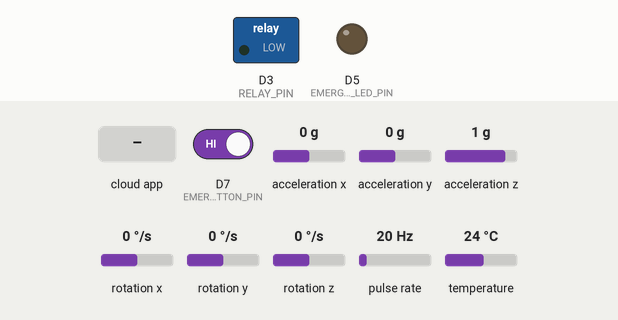
Recording of a sketch running on a simulated ESP8266 (NodeMCU). Parts: switched loads named in the sketch (green lamp = pin HIGH), output pins drawn as LEDs (lit = HIGH). Wiring (inferred from the names in the program): pulse sensor: data D6. The inputs (shaded band) are chosen by the test bench; at power-on: acceleration x 0 g, D7 (EMERGENCY_BUTTON_PIN) HIGH, pulse rate 20 Hz, acceleration y 0 g, acceleration z 1 g, rotation x 0 °/s, rotation y 0 °/s, rotation z 0 °/s, temperature 24 °C. WiFi joins after 1.5 s; servers stay silent unless stated; the Firebase database answers and starts empty; what the sketch prints to the serial monitor is not drawn.

Above: at 3.8 s.
3.9 s: acceleration x set to -0.3 g
At 14.1 s:
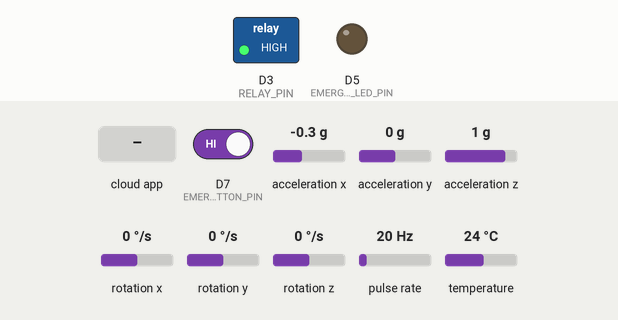
14.4 s: D7 (EMERGENCY_BUTTON_PIN) driven LOW
At 18.76 s:
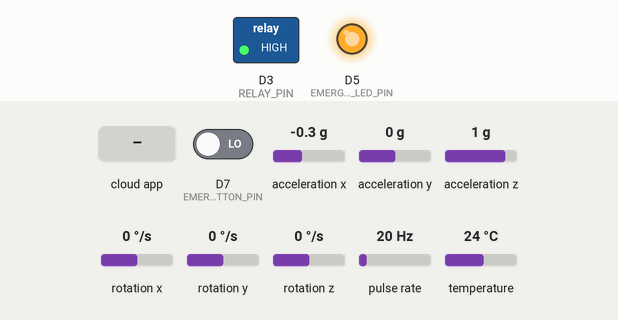
At 20.0 s:
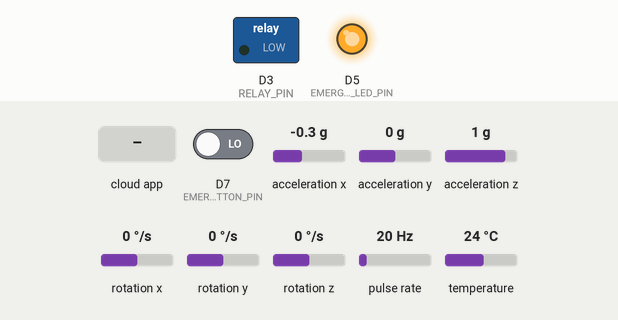
20.4 s: pulse rate (sensor on D6) set to 23 Hz
30.9 s: pulse rate (sensor on D6) set to 29 Hz
32.8 s: the phone or cloud app sets consumerCalibration to 25
At 43.1 s:
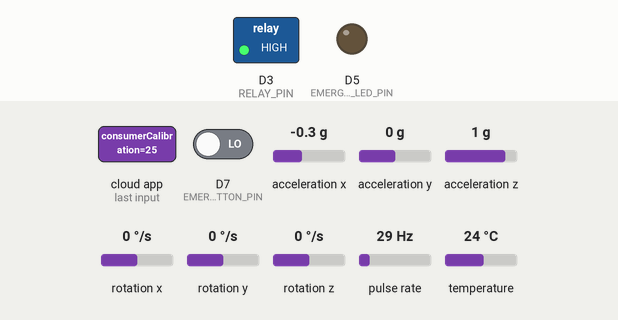
43.3 s: D7 (EMERGENCY_BUTTON_PIN) driven HIGH
Timing chart, 0 to 45.8 s (numbered marks = the images above; inputs shaded):
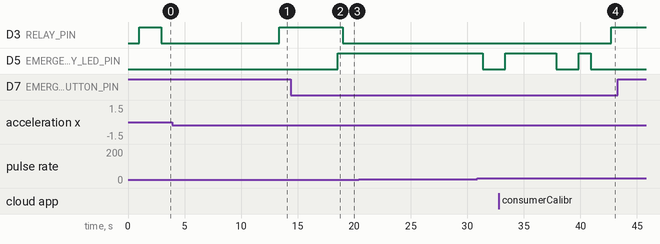

The sketch:

consumer_ramesh_esp8266.ino
```cpp
// ================================================
// BGI Smart Water Grid — Consumer Ramesh (ESP8266)
// DUAL MODE (Internet/Firebase + USB Serial)
// ================================================
#include "env.h"
#include <Adafruit_MPU6050.h>
#include <Adafruit_Sensor.h>
#include <ESP8266WiFi.h>
#include <Firebase_ESP_Client.h>
#include <WiFiManager.h>
#include <Wire.h>
#include <SoftwareSerial.h>
#include "addons/RTDBHelper.h"
#include "addons/TokenHelper.h"

// ========================= NODE LINK (UART Bridge) =========================
SoftwareSerial NodeLink(D5, D4); // RX, TX

// ========================= FIREBASE =========================
FirebaseData fbdo;
FirebaseAuth auth;
FirebaseConfig config;
bool firebaseConnected = false;

// ========================= TIMING =========================
unsigned long sendDataPrevMillis   = 0;
unsigned long sendFlowPrevMillis   = 0;
unsigned long lastControlCheckMs   = 0;

// ========================= MPU6050 =========================
Adafruit_MPU6050 mpu;
bool mpuInitialized = false;
unsigned long lastTamperTime = 0;
float baseAccelX = 0, baseAccelY = 0, baseAccelZ = 0;
float tamperThreshold = 0.5;
float shockThreshold = 1;
unsigned long theftWarningDelayMs = 5000;
float minFlowThreshold = 0.001;

// ========================= HARDWARE PINS =========================
#define RELAY_PIN D3
#define RELAY_ON LOW
#define RELAY_OFF HIGH
#define EMERGENCY_BUTTON_PIN D7
#define FLOW_SENSOR_PIN D6
#define EMERGENCY_LED_PIN D5

// ========================= STATE =========================
bool  emergencyActive  = false;
bool  tamperDetected   = false;
bool  currentValveState = false;
float flowRate         = 0.0;
float totalLitres      = 0.0;
float emergencyLitres  = 0.0;
float emergencyValue   = 0.0;
float emergencyQuotaLitres = 0.050;
unsigned long lastFlowCalc = 0;
unsigned long lastValveActionTime = 0;
float flowCalibration  = 98.0;

// ========================= THEFT CANDIDATE =========================
bool theftCandidate = false;
unsigned long zeroFlowStartTime = 0;
bool emergencyChangedLocally = false;

// ========================= ALERT LOGGER =========================
void logAlert(const char* node, const char* type, const char* msg) {
  if (firebaseConnected && Firebase.ready()) {
    FirebaseJson json;
    json.add("node", node);
    json.add("type", type);
    json.add("msg", msg);
    json.set("timestamp/.sv", "timestamp");
    Firebase.RTDB.pushJSON(&fbdo, F("alertLogs"), &json);
  }
}

// ========================= EMERGENCY CONTROL =========================
void setEmergency(bool state, const char* source) {
  if (emergencyActive == state) return;
  emergencyActive = state;
  Serial.printf("SOS EMERGENCY [%s]: %s (Quota: %.0f ml)\n", source, emergencyActive ? "ON" : "OFF", emergencyQuotaLitres * 1000);

  if (emergencyActive) {
    emergencyValue = emergencyQuotaLitres;
    emergencyLitres = 0.0;
  } else {
    if (firebaseConnected && Firebase.ready()) {
      FirebaseJson log;
      log.add("nodeId", "consumer_node");
      log.add("event", "SOS_OVERRIDE");
      log.add("source", source);
      log.add("litresUsed", emergencyLitres);
      log.add("quotaMl", (int)(emergencyQuotaLitres * 1000));
      log.set("timestamp/.sv", "timestamp");
      Firebase.Firestore.createDocument(&fbdo, FIREBASE_PROJECT_ID, "", "emergencyLogs", log.raw());
    }
  }

  if (firebaseConnected && Firebase.ready()) {
    Firebase.RTDB.setBool(&fbdo, F("sensorData/consumer_node/emergencyActive"), emergencyActive);
    Firebase.RTDB.setFloat(&fbdo, F("sensorData/consumer_node/emergencyValue"), emergencyValue);
    Firebase.RTDB.setString(&fbdo, F("sensorData/consumer_node/emergencySource"), source);
  }
  digitalWrite(EMERGENCY_LED_PIN, emergencyActive ? HIGH : LOW);
  logAlert("Ramesh", "EMERGENCY", emergencyActive ? "Emergency ENABLED" : "Emergency DISABLED");
}

void toggleEmergency(const char* source) {
  setEmergency(!emergencyActive, source);
}

// ========================= FLOW ISR =========================
volatile unsigned long pulseCount = 0;
void ICACHE_RAM_ATTR flowPulseISR() {
  pulseCount++;
}

// ========================= SETUP =========================
void setup() {
  Serial.begin(115200);
  delay(1000);
  Serial.println(F("\n== Consumer Node Ramesh Starting (Dual Mode) =="));

  pinMode(RELAY_PIN, OUTPUT);
  digitalWrite(RELAY_PIN, RELAY_OFF);
  currentValveState = false;

  pinMode(FLOW_SENSOR_PIN, INPUT_PULLUP);
  attachInterrupt(digitalPinToInterrupt(FLOW_SENSOR_PIN), flowPulseISR, RISING);

  pinMode(EMERGENCY_BUTTON_PIN, INPUT_PULLUP);
  pinMode(EMERGENCY_LED_PIN, OUTPUT);
  digitalWrite(EMERGENCY_LED_PIN, LOW);

  NodeLink.begin(9600);

  // MPU6050
  Wire.begin(D2, D1);
  if (!mpu.begin()) {
    Serial.println(F("MPU6050 not found!"));
  } else {
    Serial.println(F("MPU6050 OK"));
    mpuInitialized = true;
    sensors_event_t a, g, temp;
    mpu.getEvent(&a, &g, &temp);
    baseAccelX = a.acceleration.x;
    baseAccelY = a.acceleration.y;
    baseAccelZ = a.acceleration.z;
  }

  WiFiManager wm;
  wm.setConfigPortalTimeout(30); // 30 sec timeout so we can boot offline if no wifi
  if (!wm.autoConnect("JalBoard_Ramesh_AP")) {
    Serial.println(F("WiFi config timeout. Booting in offline/USB mode."));
  } else {
    Serial.println(F("WiFi Connected!"));
    config.api_key = API_KEY;
    config.database_url = DATABASE_URL;
    if (Firebase.signUp(&config, &auth, "", "")) {
      Serial.println(F("Sign-up Success"));
      firebaseConnected = true;
    } else {
      Serial.printf("Sign-up Fail: %s\n", config.signer.signupError.message.c_str());
    }

    config.token_status_callback = tokenStatusCallback;
    Firebase.begin(&config, &auth);
    Firebase.reconnectWiFi(true);
    fbdo.setResponseSize(2048);
    fbdo.setBSSLBufferSize(2048, 1024);

    if (Firebase.ready()) {
      if (Firebase.RTDB.getFloat(&fbdo, F("sensorData/consumer_node/totalLitres"))) {
        totalLitres = fbdo.floatData();
      }
    }
  }

  lastFlowCalc = millis();
}

void loop() {
  // ---- 0. CONNECTION WATCHDOG ----
  static unsigned long lastWifiCheck = 0;
  static unsigned long wifiDownStartTime = 0;
  if (WiFi.status() != WL_CONNECTED) {
    firebaseConnected = false;
    if (wifiDownStartTime == 0) wifiDownStartTime = millis();
    if (millis() - wifiDownStartTime > 30000 && millis() - lastWifiCheck > 10000) {
      lastWifiCheck = millis();
      WiFi.reconnect();
    }
  } else {
    wifiDownStartTime = 0;
    firebaseConnected = true;
  }

  // ---- RELAY JSON FROM PRIYA NODE ----
  if (NodeLink.available()) {
    String priyaJson = NodeLink.readStringUntil('\n');
    priyaJson.trim();
    if (priyaJson.startsWith("{") && priyaJson.endsWith("}")) {
      Serial.println(priyaJson); // Relay to Dashboard via USB
    }
  }

  // ---- USB SERIAL COMMANDS ----
  if (Serial.available()) {
    String line = Serial.readStringUntil('\n');
    line.trim();
    int colonIdx = line.indexOf(':');
    if (colonIdx > 0) {
      String targetNode = line.substring(0, colonIdx);
      String cmd = line.substring(colonIdx + 1);

      if (targetNode == "consumer_node") {
        if (cmd == "toggleSOS") {
          setEmergency(!emergencyActive, "USB_SERIAL");
        } else if (cmd == "clearTamper") {
          tamperDetected = false;
          if (mpuInitialized) {
            sensors_event_t a, g, temp;
            mpu.getEvent(&a, &g, &temp);
            baseAccelX = a.acceleration.x; baseAccelY = a.acceleration.y; baseAccelZ = a.acceleration.z;
          }
          if (firebaseConnected && Firebase.ready()) {
             Firebase.RTDB.setBool(&fbdo, F("valves/consumer_node/gov"), true);
          }
        } else if (cmd == "resetData") {
          totalLitres = 0; emergencyActive = false; tamperDetected = false;
        } else if (cmd == "openValve") {
          currentValveState = true;
          digitalWrite(RELAY_PIN, RELAY_ON);
          if (firebaseConnected && Firebase.ready()) Firebase.RTDB.setBool(&fbdo, F("valves/consumer_node/gov"), true);
        } else if (cmd == "closeValve") {
          currentValveState = false;
          digitalWrite(RELAY_PIN, RELAY_OFF);
          if (firebaseConnected && Firebase.ready()) Firebase.RTDB.setBool(&fbdo, F("valves/consumer_node/gov"), false);
        }
      } else {
        // Forward command to the other node via SoftwareSerial
        NodeLink.println(line);
      }
    }
  }

  // ---- 0b. EMERGENCY BUTTON ----
  static unsigned long btnPressStartTime = 0;
  bool btnState = (digitalRead(EMERGENCY_BUTTON_PIN) == LOW);
  if (btnState) {
    if (btnPressStartTime == 0) btnPressStartTime = millis();
    if (!emergencyActive && (millis() - btnPressStartTime > 2000)) {
       setEmergency(true, "PHYSICAL_BUTTON_HOLD");
       emergencyChangedLocally = true;
       btnPressStartTime = 0;
    }
  } else {
    if (btnPressStartTime > 0) {
       unsigned long duration = millis() - btnPressStartTime;
       if (emergencyActive && duration < 800 && duration > 50) {
          setEmergency(false, "PHYSICAL_BUTTON_STOP");
          emergencyChangedLocally = true;
       }
       btnPressStartTime = 0;
    }
  }

  // ---- 1. CONTROL SYNC (every 1s) ----
  if (firebaseConnected && Firebase.ready() && (millis() - lastControlCheckMs > 1000)) {
    lastControlCheckMs = millis();
    if (Firebase.RTDB.getJSON(&fbdo, F("commands/consumer_node"))) {
      FirebaseJson &j = fbdo.jsonObject();
      FirebaseJsonData d;
      if (j.get(d, F("reset")) && d.success && d.boolValue) {
        totalLitres = 0; tamperDetected = false; emergencyActive = false;
        Firebase.RTDB.setBool(&fbdo, F("commands/consumer_node/reset"), false);
      }
      if (j.get(d, F("triggerEmergency")) && d.success && d.boolValue) {
        if (!emergencyActive) setEmergency(true, "WEB_DASHBOARD");
        Firebase.RTDB.setBool(&fbdo, F("commands/consumer_node/triggerEmergency"), false);
        emergencyChangedLocally = false;
      }
      if (j.get(d, F("sosActive")) && d.success) {
        if (d.boolValue) {
          emergencyChangedLocally = false;
        } else if (!d.boolValue && emergencyActive && !emergencyChangedLocally) {
          setEmergency(false, "WEB_DASHBOARD");
        }
      }
      if (j.get(d, F("clearTamper")) && d.success && d.boolValue) {
        tamperDetected = false;
        Firebase.RTDB.setBool(&fbdo, F("commands/consumer_node/clearTamper"), false);
        Firebase.RTDB.setBool(&fbdo, F("sensorData/consumer_node/tamperDetected"), false);
        Firebase.RTDB.setBool(&fbdo, F("valves/consumer_node/gov"), true);
        if (mpuInitialized) {
          sensors_event_t a, g, temp;
          mpu.getEvent(&a, &g, &temp);
          baseAccelX = a.acceleration.x; baseAccelY = a.acceleration.y; baseAccelZ = a.acceleration.z;
        }
      }
    }

    bool gov = true, usr = true;
    if (Firebase.RTDB.getJSON(&fbdo, F("valves/consumer_node"))) {
      FirebaseJson &j = fbdo.jsonObject();
      FirebaseJsonData d;
      if (j.get(d, F("gov")) && d.success) gov = d.boolValue;
      if (j.get(d, F("user")) && d.success) usr = d.boolValue;
    }

    bool newState = (gov && usr && !tamperDetected) || emergencyActive;
    if (newState != currentValveState) {
      currentValveState = newState;
      digitalWrite(RELAY_PIN, currentValveState ? RELAY_ON : RELAY_OFF);
      lastValveActionTime = millis();
    }
  }

  // ---- 2. FLOW CALCULATION (every 1s) ----
  if (millis() - lastFlowCalc >= 1000) {
    unsigned long elapsed = millis() - lastFlowCalc;
    noInterrupts();
    unsigned long pc = pulseCount;
    pulseCount = 0;
    interrupts();

    float sec = elapsed / 1000.0;
    if (sec > 0) {
      float hz = pc / sec;
      float raw = hz / flowCalibration;
      if (pc > 0) flowRate = flowRate * 0.4 + raw * 0.6;
      else flowRate = 0.0;
    } else {
      flowRate = 0.0;
    }

    if (flowRate > 0 && flowRate < minFlowThreshold) flowRate = 0.0;

    float litres = (float)pc / (flowCalibration * 60.0);
    if (litres > 0) {
      if (currentValveState && !emergencyActive) totalLitres += litres;
      if (emergencyActive) {
        emergencyLitres += litres;
        emergencyValue = emergencyQuotaLitres - emergencyLitres;
        if (emergencyValue < 0) emergencyValue = 0;
        if (emergencyLitres >= emergencyQuotaLitres) setEmergency(false, "QUOTA_EXHAUSTED");
      }
    }

    if (flowRate > 0) {
      theftCandidate = false;
      zeroFlowStartTime = 0;
    } else {
      if (zeroFlowStartTime == 0) zeroFlowStartTime = millis();
      else if (!theftCandidate && (millis() - zeroFlowStartTime >= theftWarningDelayMs)) theftCandidate = true;
    }

    static unsigned long flowTamperStart = 0;
    if (!currentValveState && flowRate > 0.5) {
      if (flowTamperStart == 0) flowTamperStart = millis();
      if ((millis() - flowTamperStart > 3000) && !tamperDetected && (millis() - lastValveActionTime > 10000)) {
        tamperDetected = true;
        logAlert("Ramesh", "TAMPER", "Confirmed bypass/leak.");
        if (firebaseConnected && Firebase.ready()) Firebase.RTDB.setBool(&fbdo, F("valves/consumer_node/gov"), false);
      }
    } else {
      flowTamperStart = 0;
    }

    lastFlowCalc = millis();
    yield();
  }

  // ---- 3. MPU TAMPER (every 50ms) ----
  static unsigned long lastMPU = 0;
  static unsigned long movementStart = 0;
  static float jerkAccumulator = 0;

  if (mpuInitialized && (millis() - lastMPU > 50)) {
      lastMPU = millis();
      sensors_event_t a, g, temp;
      mpu.getEvent(&a, &g, &temp);
      float ax = a.acceleration.x, ay = a.acceleration.y, az = a.acceleration.z;

      if (baseAccelX == 0 && baseAccelY == 0 && baseAccelZ == 0) {
          baseAccelX = ax; baseAccelY = ay; baseAccelZ = az;
      }

      static float prevX = ax, prevY = ay, prevZ = az;
      float jerk = fabsf(ax - prevX) + fabsf(ay - prevY) + fabsf(az - prevZ);
      prevX = ax; prevY = ay; prevZ = az;

      jerkAccumulator = (jerkAccumulator * 0.9f) + jerk;

      float dotProduct = (ax * baseAccelX + ay * baseAccelY + az * baseAccelZ);
      float magCurr = sqrtf(ax*ax + ay*ay + az*az);
      float magBase = sqrtf(baseAccelX*baseAccelX + baseAccelY*baseAccelY + baseAccelZ*baseAccelZ);
      float angleCos = dotProduct / (magCurr * magBase);
      if (angleCos > 1.0f) angleCos = 1.0f;
      float tiltAngle = acosf(angleCos) * 57.2958f;

      bool isMoving = (jerkAccumulator > (tamperThreshold * 2.0f)) || (tiltAngle > 25.0f);

      if (isMoving) {
          if (movementStart == 0) movementStart = millis();
          unsigned long held = millis() - movementStart;

          bool buttonHeld = (digitalRead(EMERGENCY_BUTTON_PIN) == LOW);
          if (!tamperDetected && !buttonHeld && (held > 2000) && (millis() - lastValveActionTime > 8000)) {
              tamperDetected = true;
              logAlert("Ramesh", "TAMPER", "Confirmed displacement/tilt detected.");
              if (firebaseConnected && Firebase.ready()) Firebase.RTDB.setBool(&fbdo, F("valves/consumer_node/gov"), false);
          }
      } else {
          movementStart = 0;
          if (!tamperDetected) {
              baseAccelX = baseAccelX * 0.999f + ax * 0.001f;
              baseAccelY = baseAccelY * 0.999f + ay * 0.001f;
              baseAccelZ = baseAccelZ * 0.999f + az * 0.001f;
          }
      }
  }

  // ---- 4. SETTINGS SYNC (every 15s) ----
  static unsigned long lastSettingsSync = 0;
  if (firebaseConnected && Firebase.ready() && (millis() - lastSettingsSync > 15000 || lastSettingsSync == 0)) {
    lastSettingsSync = millis();
    if (Firebase.RTDB.getFloat(&fbdo, F("settings/consumerCalibration"))) {
      float v = fbdo.floatData();
      if (v > 10.0 && v < 1000.0) flowCalibration = v;
    }
  }

  // ---- 5. REALTIME DATA & JSON OVER SERIAL (every 2s) ----
  static unsigned long lastRealtimeReport = 0;
  if (millis() - lastRealtimeReport > 500) {
    lastRealtimeReport = millis();

    // Send via Firebase if connected
    if (firebaseConnected && Firebase.ready()) {
      Firebase.RTDB.setFloat(&fbdo, F("sensorData/consumer_node/flowRate"), flowRate);
      Firebase.RTDB.setFloat(&fbdo, F("sensorData/consumer_node/totalLitres"), totalLitres);
      Firebase.RTDB.setFloat(&fbdo, F("sensorData/consumer_node/emergencyLitres"), emergencyLitres);
      Firebase.RTDB.setFloat(&fbdo, F("sensorData/consumer_node/emergencyValue"), emergencyValue);
      Firebase.RTDB.setBool(&fbdo, F("sensorData/consumer_node/tamperDetected"), tamperDetected);
      Firebase.RTDB.setBool(&fbdo, F("sensorData/consumer_node/theftCandidate"), theftCandidate);
      Firebase.RTDB.setBool(&fbdo, F("sensorData/consumer_node/emergencyActive"), emergencyActive);
      Firebase.RTDB.setBool(&fbdo, F("sensorData/consumer_node/valveState"), currentValveState);
      Firebase.RTDB.setTimestamp(&fbdo, F("sensorData/consumer_node/lastSeen"));
    }

    // Send JSON via USB Serial
    Serial.printf("{\"node\":\"consumer_node\",\"flowRate\":%.3f,\"totalLitres\":%.2f,\"valveState\":%s,\"tamperDetected\":%s,\"emergencyActive\":%s,\"emergencyValue\":%.2f,\"theftCandidate\":%s,\"lastSeen\":%lu}\n",
      flowRate, totalLitres, currentValveState ? "true" : "false",
      tamperDetected ? "true" : "false", emergencyActive ? "true" : "false",
      emergencyValue, theftCandidate ? "true" : "false", millis());
  }
}
```

env.h
```cpp
#ifndef ENV_H
#define ENV_H

// =========================
// NETWORK & FIREBASE CONFIG
// =========================
#define API_KEY "AIzaSyCvusQ7HayK60x0arP-wqXU5tvPd4NzBSs"
// Firebase Realtime Database URL
#define DATABASE_URL "https://bgihackathon-3a036-default-rtdb.asia-southeast1.firebasedatabase.app/"
#define FIREBASE_PROJECT_ID "bgihackathon-3a036"

#define WIFI_SSID "YOUR_WIFI_NAME"
#define WIFI_PASSWORD "YOUR_WIFI_PASSWORD"

#endif
```

Measured:
- the behaviour switches between -0.1 and -0.2 g on acceleration x (found by bisection; images 0 and 1)
- after the input at 3.9 s, D3 (RELAY_PIN): LOW → HIGH after 9.5 s
- after the input at 14.4 s, D3 (RELAY_PIN): HIGH → LOW after 4.6 s; D5 (EMERGENCY_LED_PIN): LOW → HIGH after 4.1 s
- after the input at 20.4 s, every drawn part: stays the same
- after the input at 32.8 s, D3 (RELAY_PIN): LOW → HIGH after 9.9 s
- after the input at 43.3 s, every drawn part: stays the same
